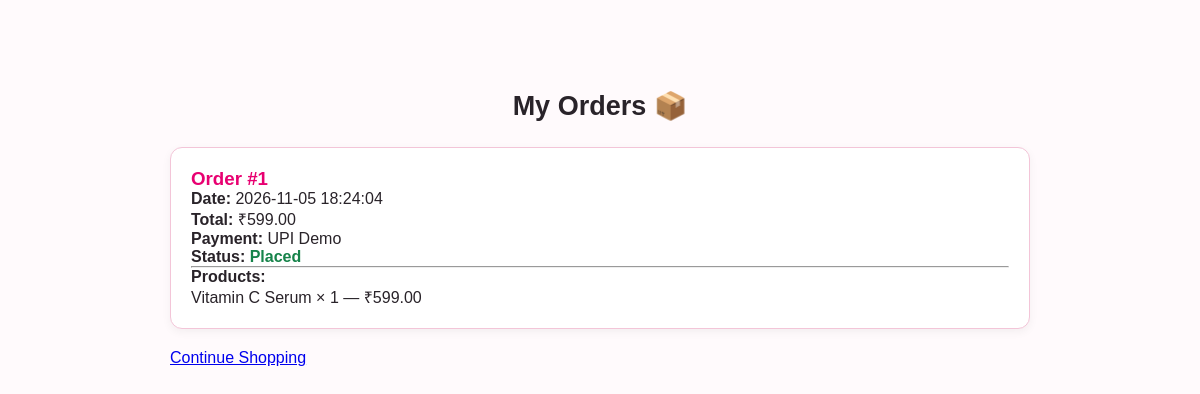
/my_orders.php (signed in), run on the app's committed database.
### tables this page shows
CREATE TABLE `orders` (
  `order_id` int(11) NOT NULL,
  `user_id` int(11) NOT NULL,
  `customer_name` varchar(100) NOT NULL,
  `phone` varchar(15) NOT NULL,
  `address` text NOT NULL,
  `city` varchar(100) NOT NULL,
  `pincode` varchar(10) NOT NULL,
  `payment_method` varchar(30) NOT NULL,
  `total_amount` decimal(10,2) NOT NULL,
  `order_status` varchar(30) DEFAULT 'Placed',
  `order_date` timestamp NULL DEFAULT current_timestamp()
);

CREATE TABLE `order_items` (
  `item_id` int(11) NOT NULL,
  `order_id` int(11) NOT NULL,
  `product_id` int(11) NOT NULL,
  `product_name` varchar(150) NOT NULL,
  `price` decimal(10,2) NOT NULL,
  `quantity` int(11) NOT NULL
);

### my_orders.php (the view, shortened to what this page needs)
<?php
include 'db.php';
$user_id = $_SESSION['user_id'];
$stmt = $conn->prepare(
    "SELECT * FROM orders WHERE user_id = ? ORDER BY order_date DESC"
);
$stmt->bind_param("i", $user_id);
$stmt->execute();
$orders = $stmt->get_result();
?>
<!DOCTYPE html>
<html>
<head>
    <link rel="stylesheet" href="style.css">
</head>
<body>
<div class="orders-container">
    <h2>My Orders 📦</h2>
    <?php while ($order = $orders->fetch_assoc()) { ?>
        <div class="order-card">
            <h3>Order #<?php echo $order['order_id']; ?></h3>
            <p><b>Date:</b>
                <?php echo htmlspecialchars($order['order_date']); ?>
            </p>
            <p><b>Total:</b> ₹<?php echo $order['total_amount']; ?></p>
            <p><b>Payment:</b>
                <?php echo htmlspecialchars($order['payment_method']); ?>
            </p>
            <p><b>Status:</b>
                <span class="order-status">
                    <?php echo htmlspecialchars($order['order_status']); ?>
                </span>
            </p>
            <hr>
            <b>Products:</b>
            <?php
            $order_id = $order['order_id'];
            $items = $conn->prepare(
                "SELECT product_name, price, quantity
                 FROM order_items WHERE order_id = ?"
            );
            $items->bind_param("i", $order_id);
            $items->execute();
            $itemResult = $items->get_result();
            while ($item = $itemResult->fetch_assoc()) {
            ?>
                <p>
                    <?php echo htmlspecialchars($item['product_name']); ?>
                    × <?php echo $item['quantity']; ?>
                    — ₹<?php echo $item['price']; ?>
                </p>
            <?php } ?>
        </div>
    <?php } ?>
    <a href="products.php">Continue Shopping</a>
</div>
</body>
</html>

### style.css (style rules this page uses)
* { margin: 0; padding: 0; box-sizing: border-box; }
body { font-family: Arial, sans-serif; color: #333; background: #fff; }
body { margin: 0; background: #fffafc; color: #292329; font-family: Arial, Helvetica, sans-serif; }
h2 { text-align: center; color: #292329; font-size: 27px; margin: 35px 0 25px; }
a { transition: 0.2s; }

### my_orders.php (style rules this page uses)
.orders-container { max-width: 900px; margin: 35px auto; padding: 20px; }
.order-card { background: white; border: 1px solid #f3c5d8; border-radius: 12px; padding: 20px; margin-bottom: 20px; box-shadow: 0 3px 10px rgba(0,0,0,0.05); }
.order-card h3 { color: #e80071; }
.order-status { color: #16834a; font-weight: bold; }

### data on the page
orders: order_id "1", order_date "2026-11-05 18:24:04", total_amount "599.00", payment_method "UPI Demo", order_status "Placed"
order_items: product_name "Vitamin C Serum", quantity "1", price "599.00"
